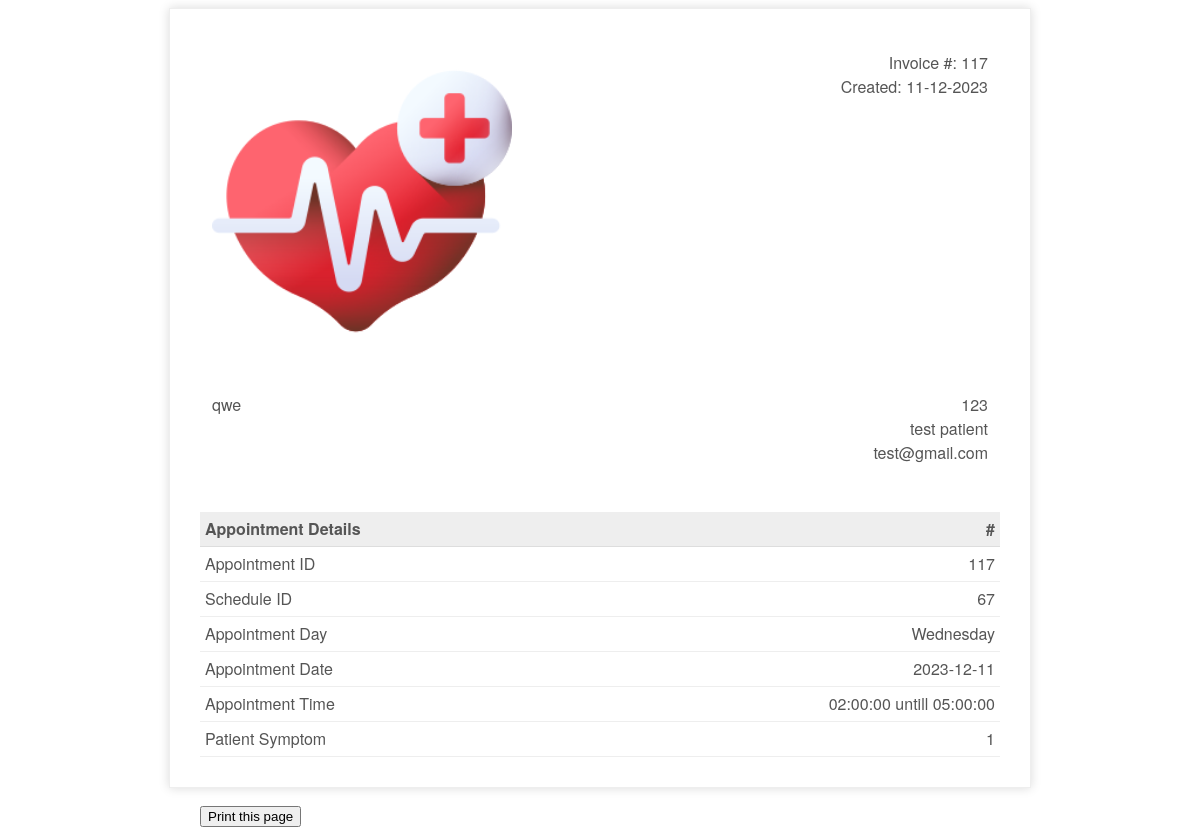
Page /patient/invoice.php?appid=117 on the committed database.
### tables this page shows
CREATE TABLE `appointment` (
  `appId` int(3) NOT NULL,
  `philhealthId` bigint(12) NOT NULL,
  `scheduleId` int(10) NOT NULL,
  `appSymptom` varchar(100) NOT NULL,
  `appComment` varchar(100) NOT NULL,
  `status` varchar(10) NOT NULL DEFAULT 'process',
  `pregnancyWeek` varchar(255) DEFAULT NULL,
  `weight` varchar(255) DEFAULT NULL,
  `bloodPressure` varchar(20) DEFAULT NULL
);

CREATE TABLE `patient` (
  `philhealthId` bigint(12) NOT NULL,
  `password` varchar(20) NOT NULL,
  `patientFirstName` varchar(20) NOT NULL,
  `patientLastName` varchar(20) NOT NULL,
  `patientMaritialStatus` varchar(10) NOT NULL,
  `patientDOB` date NOT NULL,
  `patientGender` varchar(10) NOT NULL,
  `patientAddress` varchar(100) NOT NULL,
  `patientPhone` varchar(15) NOT NULL,
  `patientEmail` varchar(100) NOT NULL,
  `appointmentType` enum('tb','prenatal') NOT NULL DEFAULT 'tb'
);

CREATE TABLE `doctorschedule` (
  `scheduleId` int(11) NOT NULL,
  `scheduleDate` date NOT NULL,
  `scheduleDay` varchar(15) NOT NULL,
  `startTime` time NOT NULL,
  `endTime` time NOT NULL,
  `bookAvail` varchar(10) NOT NULL,
  `doctorId` int(11) DEFAULT NULL
);

### patient/invoice.php (the view, shortened to what this page needs)
<?php
include_once '../assets/conn/dbconnect.php';
if (isset($_GET['appid'])) {
$appid=$_GET['appid'];
}
$res=mysqli_query($con, "SELECT a.*, b.*,c.* FROM patient a
JOIN appointment b
On a.philhealthId = b.philhealthId
JOIN doctorschedule c
On b.scheduleId=c.scheduleId
WHERE b.appId  =".$appid);
$userRow=mysqli_fetch_array($res,MYSQLI_ASSOC);
?>
<!doctype html>
<html>
    <head>
        <link rel="stylesheet" type="text/css" href="assets/css/invoice.css">
    </head>
    <body>
        <div class="invoice-box">
            <table cellpadding="0" cellspacing="0">
                <tr class="top">
                    <td colspan="2">
                        <table>
                            <tr>
                                <td class="title">
                                    <img src="assets/img/cd-logo.png" style="width:100%; max-width:300px;">
                                </td>
                                <td>
                                    Invoice #: <?php echo $userRow['appId'];?><br>
                                    Created: <?php echo date("d-m-Y");?><br>
                                </td>
                            </tr>
                        </table>
                    </td>
                </tr>
                <tr class="information">
                    <td colspan="2">
                        <table>
                            <tr>
                                <td>
                                    <?php echo $userRow['patientAddress'];?>
                                </td>
                                <td><?php echo $userRow['philhealthId'];?><br>
                                    <?php echo $userRow['patientFirstName'];?> <?php echo $userRow['patientLastName'];?><br>
                                    <?php echo $userRow['patientEmail'];?>
                                </td>
                            </tr>
                        </table>
                    </td>
                </tr>
                <tr class="heading">
                    <td>
                        Appointment Details
                    </td>
                    <td>
                        #
                    </td>
                </tr>
                <tr class="item">
                    <td>
                        Appointment ID
                    </td>
                    <td>
                       <?php echo $userRow['appId'];?>
                    </td>
                </tr>
                <tr class="item">
                    <td>
                        Schedule ID
                    </td>
                    <td>
                        <?php echo $userRow['scheduleId'];?>
                    </td>
                </tr>
                <tr class="item">
                    <td>
                        Appointment Day
                    </td>
                    <td>
                        <?php echo $userRow['scheduleDay'];?>
                    </td>
                </tr>
                 <tr class="item">
                    <td>
                        Appointment Date
                    </td>
                    <td>
                        <?php echo $userRow['scheduleDate'];?>
                    </td>
                </tr>
                 <tr class="item">
                    <td>
                        Appointment Time
                    </td>
                    <td>
                        <?php echo $userRow['startTime'];?> untill <?php echo $userRow['endTime'];?>
                    </td>
                </tr>
                 <tr class="item">
                    <td>
                        Patient Symptom
                    </td>
                    <td>
                        <?php echo $userRow['appSymptom'];?>
                    </td>
                </tr>
            </table>
        </div>
        <br>
        <div class="print">
        <button onclick="myFunction()">Print this page</button>
</div>
    </body>
</html>

### patient/assets/css/invoice.css (style rules this page uses)
.print { margin:auto; max-width:800px; }
.invoice-box { max-width:800px; margin:auto; padding:30px; border:1px solid #eee; box-shadow:0 0 10px rgba(0, 0, 0, .15); font-size:16px; line-height:24px; font-family:'Helvetica Neue', 'Helvetica', Helvetica, Arial, sans-serif; color:#555; }
.invoice-box table { width:100%; line-height:inherit; text-align:left; }
.invoice-box table td { padding:5px; vertical-align:top; }
.invoice-box table tr td:nth-child(2) { text-align:right; }
.invoice-box table tr.top table td { padding-bottom:20px; }
.invoice-box table tr.top table td.title { font-size:45px; line-height:45px; color:#333; }
.invoice-box table tr.information table td { padding-bottom:40px; }
.invoice-box table tr.heading td { background:#eee; border-bottom:1px solid #ddd; font-weight:bold; }
.invoice-box table tr.item td { border-bottom:1px solid #eee; }

### rows in the picture
appointment: appId "117", philhealthId.patientAddress "qwe", philhealthId "123", philhealthId.patientFirstName "test", philhealthId.patientLastName "patient", philhealthId.patientEmail "test@gmail.com", scheduleId.scheduleId "67", scheduleId.scheduleDay "Wednesday", scheduleId.scheduleDate "2023-12-11", scheduleId.startTime "02:00:00", scheduleId.endTime "05:00:00", appSymptom "1"
